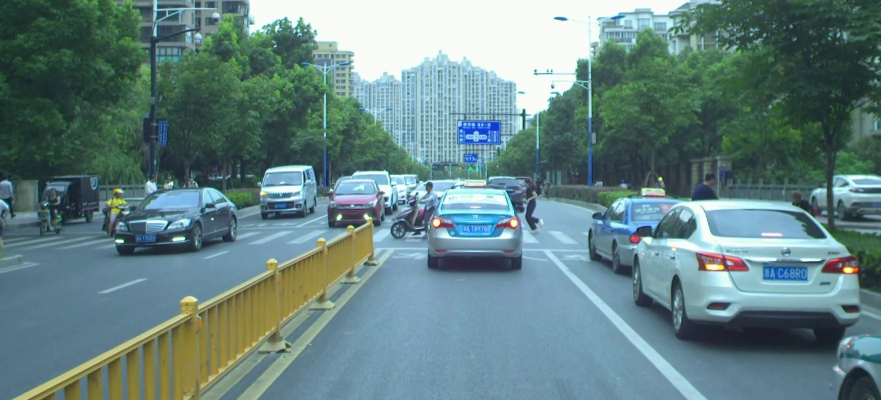
#> input picture Dataset/2018-07-09-16-11-56_2018-07-09-16-55-15-689-left.jpg, 881 x 400 px, found by its file name
$ jupyter execute code.ipynb   (older library calls are emulated)
#> lines starting #> are read from the running program, lines starting #| are printed output that depends on the picture
#> in readImageT, img is the input picture: shape (400, 881, 3); mean R, G, B 101.6, 130.6, 131
#> in readImageT, `return rgb2gray(img)`:
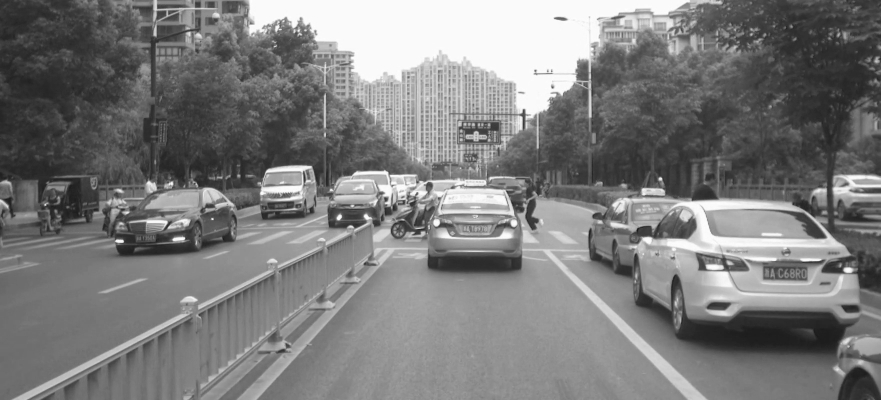
#> returned value: shape (400, 881) float64; min 0.104, max 0.999, mean 0.488
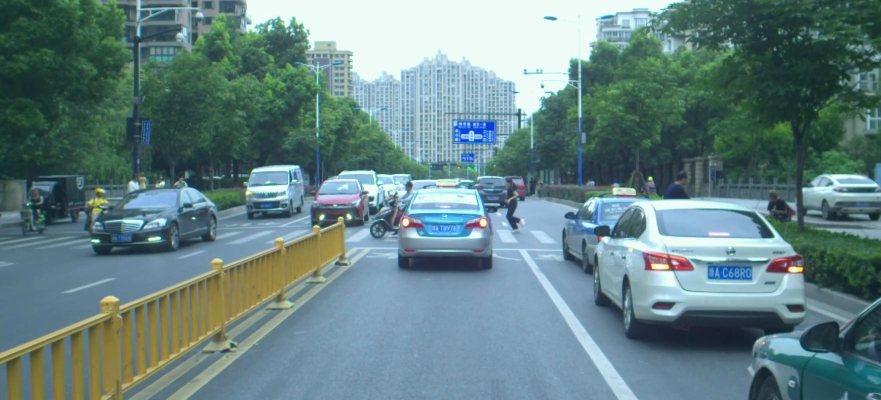
#> input picture Dataset/2018-07-09-16-11-56_2018-07-09-16-55-15-689-right.jpg, 881 x 400 px, found by its file name
#> in readImageT, img is the input picture: shape (400, 881, 3); mean R, G, B 101.3, 129.9, 131
#> in readImageT (call 2), `return rgb2gray(img)`:
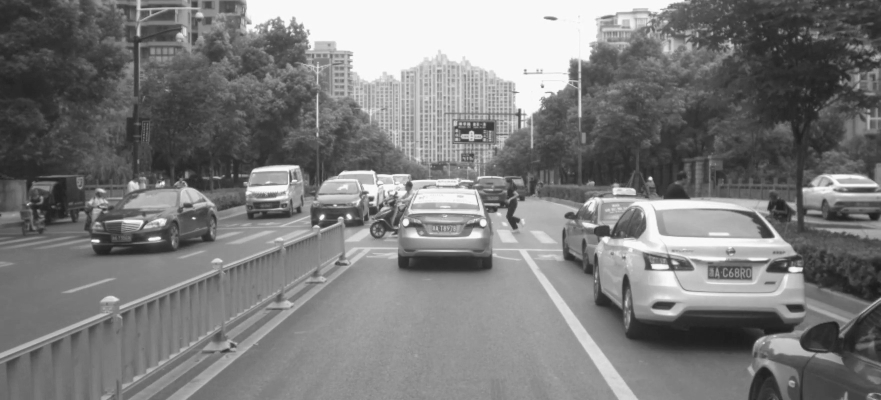
#> returned value: shape (400, 881) float64; min 0.107, max 0.989, mean 0.486
## Import packages and libraries

[cell 1]
import matplotlib.pyplot as plt
import numpy as np
import os
import sys
import time
import cv2
import math
from numba import jit
from enum import Enum
from skimage import img_as_float, img_as_ubyte
from skimage.io import imread, imsave
from skimage.color import rgb2gray
from sklearn.metrics import mean_squared_error
from PIL import Image

### WTA(winner take all) with different cost functions (SAD,SSD,NCC)

[cell 2]
from skimage.io import imread, imsave
from skimage.color import rgb2gray
def readImage(iamgePath):
    rgbImg=cv2.imread(iamgePath)
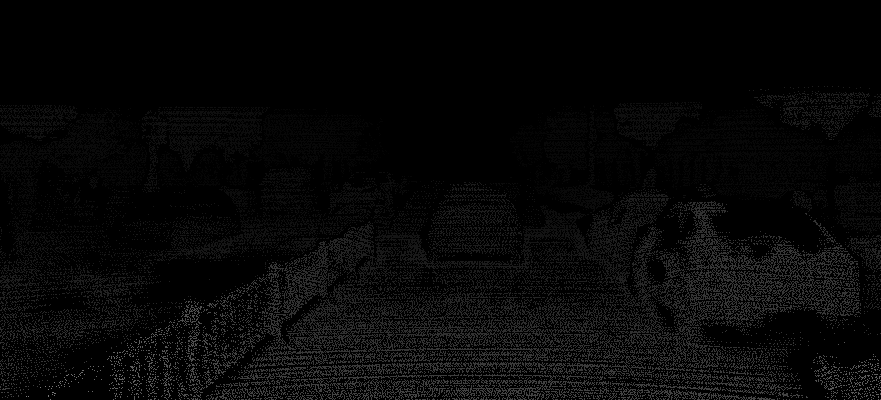
#> input picture Dataset/2018-07-09-16-11-56_2018-07-09-16-55-15-689-disparity.png, 881 x 400 px, found by its file name
#> rgbImg is the input picture: shape (400, 881, 3); min 0, max 127, mean 7.3
    grayImg=cv2.cvtColor(rgbImg,cv2.COLOR_BGR2GRAY)
    return grayImg
def readImageT(iamgePath):
    img = imread(iamgePath)
    return rgb2gray(img)

def WTA(cost_volume: np.ndarray) -> np.ndarray:
    return np.argmin(cost_volume, axis=2)

# [49 lines left out: functions NCC, SAD, not called in this run]


@jit(nopython = True, parallel = True, cache = True)
def SSD(left_image: np.ndarray, right_image: np.ndarray, max_disparity: int, filter_radius: int) -> np.ndarray:
    H=left_image.shape[0]
    W = left_image.shape[1]
    cost_volume = np.zeros((H,W,max_disparity))

    # Loop over internal image
    for y in range(filter_radius, H - filter_radius):
        for x in range(filter_radius, W - filter_radius):
            # Loop over window
            for v in range(-filter_radius, filter_radius + 1):
                for u in range(-filter_radius, filter_radius + 1):
                    # Loop over all possible disparities
                    for d in range(0, max_disparity):
                        cost_volume[y,x,d] += (left_image[y+v, x+u] - right_image[y+v, x+u-d])**2

    return cost_volume

def StereoMatchingWTASSD(left_image: np.ndarray,
                 right_image: np.ndarray,
                 max_disparity: int = 60,
                 filter_radius: int = 3) -> np.ndarray:
    cost_volume = SSD(left_image, right_image, max_disparity,filter_radius)
    result = WTA(cost_volume)
    return result

# [4 lines left out: function StereoMatchingWTA, not called in this run]
